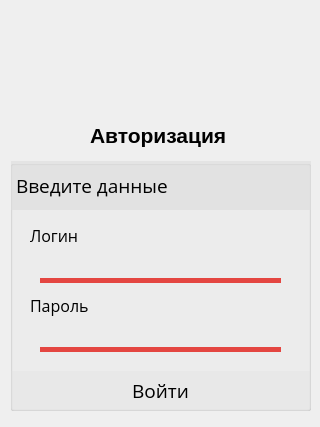
<?xml version="1.0" encoding="UTF-8"?>
<ui version="4.0">
 <class>login_Dialog</class>
 <widget class="QDialog" name="login_Dialog">
  <property name="geometry">
   <rect>
    <x>0</x>
    <y>0</y>
    <width>320</width>
    <height>427</height>
   </rect>
  </property>
  <property name="windowTitle">
   <string>Dialog</string>
  </property>
  <widget class="QLabel" name="logo">
   <property name="geometry">
    <rect>
     <x>110</x>
     <y>10</y>
     <width>100</width>
     <height>100</height>
    </rect>
   </property>
   <property name="minimumSize">
    <size>
     <width>100</width>
     <height>100</height>
    </size>
   </property>
   <property name="maximumSize">
    <size>
     <width>100</width>
     <height>100</height>
    </size>
   </property>
   <property name="text">
    <string/>
   </property>
   <property name="pixmap">
    <pixmap>ico/logo.png</pixmap>
   </property>
  </widget>
  <widget class="QLabel" name="main_label_login">
   <property name="geometry">
    <rect>
     <x>90</x>
     <y>110</y>
     <width>141</width>
     <height>51</height>
    </rect>
   </property>
   <property name="font">
    <font>
     <pointsize>16</pointsize>
     <weight>75</weight>
     <bold>true</bold>
    </font>
   </property>
   <property name="text">
    <string>Авторизация</string>
   </property>
  </widget>
  <widget class="QGroupBox" name="login_groupbox">
   <property name="geometry">
    <rect>
     <x>10</x>
     <y>160</y>
     <width>301</width>
     <height>251</height>
    </rect>
   </property>
   <property name="title">
    <string/>
   </property>
   <widget class="QPushButton" name="login_buttom">
    <property name="geometry">
     <rect>
      <x>0</x>
      <y>210</y>
      <width>301</width>
      <height>41</height>
     </rect>
    </property>
    <property name="font">
     <font>
      <family>Open Sans</family>
      <pointsize>14</pointsize>
     </font>
    </property>
    <property name="styleSheet">
     <string notr="true">QPushButton{
background:rgba(220,220,220,0.3);
color:black;
margin:1px;
border:0;
}

QPushButton:hover{
background:gainsboro;
background:rgb(228,70,65);
font-weight:bold;
}</string>
    </property>
    <property name="text">
     <string>Войти</string>
    </property>
    <property name="iconSize">
     <size>
      <width>21</width>
      <height>21</height>
     </size>
    </property>
   </widget>
   <widget class="QLabel" name="login_label">
    <property name="geometry">
     <rect>
      <x>0</x>
      <y>0</y>
      <width>431</width>
      <height>51</height>
     </rect>
    </property>
    <property name="font">
     <font>
      <family>Open Sans</family>
      <pointsize>14</pointsize>
     </font>
    </property>
    <property name="styleSheet">
     <string notr="true">QLabel{
background:rgba(220,220,220,0.6);
color:black;
margin:1px;
}</string>
    </property>
    <property name="text">
     <string>Введите данные</string>
    </property>
    <property name="alignment">
     <set>Qt::AlignLeading|Qt::AlignLeft|Qt::AlignVCenter</set>
    </property>
   </widget>
   <widget class="QLabel" name="login_login_label">
    <property name="geometry">
     <rect>
      <x>20</x>
      <y>60</y>
      <width>61</width>
      <height>31</height>
     </rect>
    </property>
    <property name="font">
     <font>
      <family>Open Sans</family>
      <pointsize>12</pointsize>
     </font>
    </property>
    <property name="text">
     <string>Логин</string>
    </property>
   </widget>
   <widget class="QLabel" name="password_login_label">
    <property name="geometry">
     <rect>
      <x>20</x>
      <y>130</y>
      <width>61</width>
      <height>31</height>
     </rect>
    </property>
    <property name="font">
     <font>
      <family>Open Sans</family>
      <pointsize>12</pointsize>
     </font>
    </property>
    <property name="text">
     <string>Пароль</string>
    </property>
   </widget>
   <widget class="QLineEdit" name="login_login_LineEdit">
    <property name="geometry">
     <rect>
      <x>30</x>
      <y>90</y>
      <width>341</width>
      <height>31</height>
     </rect>
    </property>
    <property name="font">
     <font>
      <family>Open Sans</family>
      <pointsize>12</pointsize>
     </font>
    </property>
    <property name="styleSheet">
     <string notr="true">QLineEdit{
background:transparent;
color:black;
 border:0px;
}</string>
    </property>
    <property name="text">
     <string/>
    </property>
   </widget>
   <widget class="QLineEdit" name="password_login_LineEdit">
    <property name="geometry">
     <rect>
      <x>30</x>
      <y>160</y>
      <width>341</width>
      <height>31</height>
     </rect>
    </property>
    <property name="font">
     <font>
      <family>Open Sans</family>
      <pointsize>12</pointsize>
     </font>
    </property>
    <property name="styleSheet">
     <string notr="true">QLineEdit{
background:transparent;
color:black;
 border:0px;
}</string>
    </property>
    <property name="text">
     <string/>
    </property>
   </widget>
   <widget class="QWidget" name="decoration_password_widget_login" native="true">
    <property name="geometry">
     <rect>
      <x>30</x>
      <y>180</y>
      <width>241</width>
      <height>16</height>
     </rect>
    </property>
    <property name="styleSheet">
     <string notr="true">QWidget{
background: rgb(228,70,65);
margin: 7px, 4px, 0px, 0px;
}</string>
    </property>
   </widget>
   <widget class="QWidget" name="decoration_login_widget_login" native="true">
    <property name="geometry">
     <rect>
      <x>30</x>
      <y>110</y>
      <width>241</width>
      <height>16</height>
     </rect>
    </property>
    <property name="styleSheet">
     <string notr="true">QWidget{
background: rgb(228,70,65);
margin:8px, 3px, 0px, 0px;
}</string>
    </property>
   </widget>
  </widget>
 </widget>
 <resources/>
 <connections/>
</ui>
